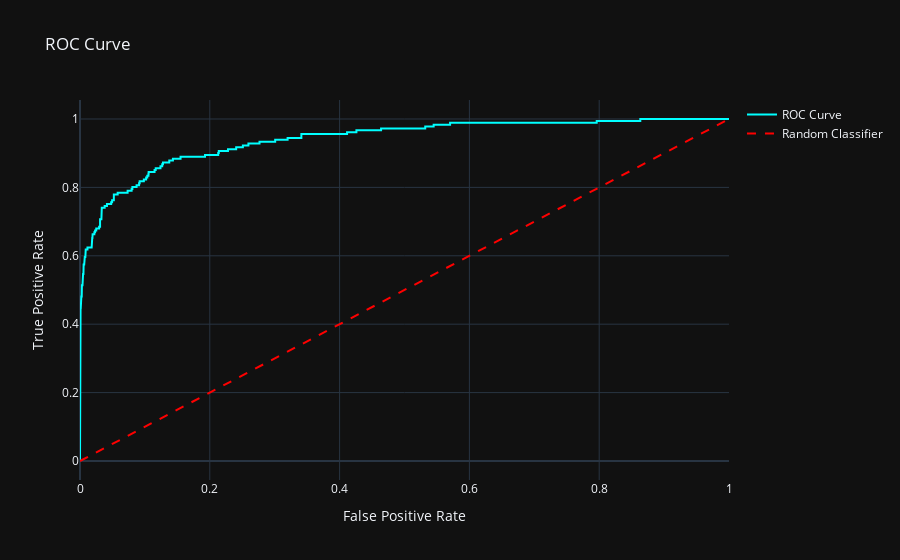

Here is the notebook cell this chart was saved with:
### Code cell
# ROC Curve
fpr, tpr, thresholds = roc_curve(y_test, y_pred_prob)
roc_fig = go.Figure()
roc_fig.add_trace(go.Scatter(x=fpr, y=tpr, mode='lines', name='ROC Curve', line=dict(color='cyan')))
roc_fig.add_trace(go.Scatter(x=[0, 1], y=[0, 1], mode='lines', name='Random Classifier', line=dict(dash='dash', color='red')))
roc_fig.update_layout(title='ROC Curve', xaxis_title='False Positive Rate', yaxis_title='True Positive Rate', template='plotly_dark')
roc_fig.show()

### Figure 1 — Plotly figure (JSON) as saved in the notebook; plotly's stock layout.template omitted (floating-point values rounded to 4 significant figures; data arrays with more than 128 entries replaced by an {"elided": "..."} marker saying what was removed)
{"data": [{"line": {"color": "cyan"}, "mode": "lines", "name": "ROC Curve", "type": "scatter", "x": {"elided": "344 float values"}, "y": {"elided": "344 float values"}}, {"line": {"color": "red", "dash": "dash"}, "mode": "lines", "name": "Random Classifier", "type": "scatter", "x": [0, 1], "y": [0, 1]}], "layout": {"title": {"text": "ROC Curve"}, "xaxis": {"title": {"text": "False Positive Rate"}}, "yaxis": {"title": {"text": "True Positive Rate"}}}}
